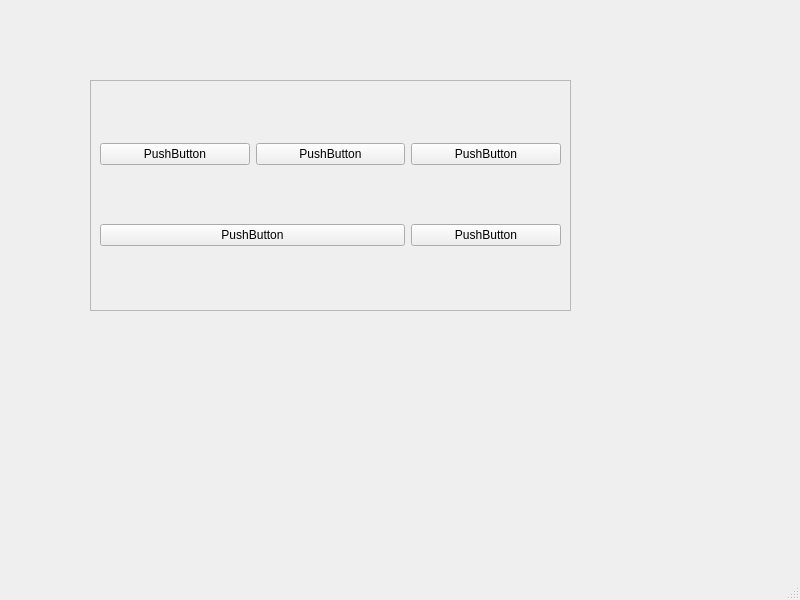
<?xml version="1.0" encoding="UTF-8"?>
<ui version="4.0">
 <class>MainWindow</class>
 <widget class="QMainWindow" name="MainWindow">
  <property name="geometry">
   <rect>
    <x>0</x>
    <y>0</y>
    <width>800</width>
    <height>600</height>
   </rect>
  </property>
  <property name="windowTitle">
   <string>MainWindow</string>
  </property>
  <widget class="QWidget" name="centralwidget">
   <widget class="QFrame" name="frame">
    <property name="geometry">
     <rect>
      <x>90</x>
      <y>80</y>
      <width>481</width>
      <height>231</height>
     </rect>
    </property>
    <property name="frameShape">
     <enum>QFrame::StyledPanel</enum>
    </property>
    <property name="frameShadow">
     <enum>QFrame::Raised</enum>
    </property>
    <layout class="QGridLayout" name="gridLayout">
     <item row="0" column="0">
      <widget class="QPushButton" name="pushButton">
       <property name="text">
        <string>PushButton</string>
       </property>
      </widget>
     </item>
     <item row="0" column="1">
      <widget class="QPushButton" name="pushButton_2">
       <property name="text">
        <string>PushButton</string>
       </property>
      </widget>
     </item>
     <item row="0" column="2">
      <widget class="QPushButton" name="pushButton_3">
       <property name="text">
        <string>PushButton</string>
       </property>
      </widget>
     </item>
     <item row="1" column="0" colspan="2">
      <widget class="QPushButton" name="pushButton_4">
       <property name="text">
        <string>PushButton</string>
       </property>
      </widget>
     </item>
     <item row="1" column="2">
      <widget class="QPushButton" name="pushButton_5">
       <property name="text">
        <string>PushButton</string>
       </property>
      </widget>
     </item>
    </layout>
   </widget>
  </widget>
  <widget class="QStatusBar" name="statusbar"/>
 </widget>
 <resources/>
 <connections/>
</ui>
